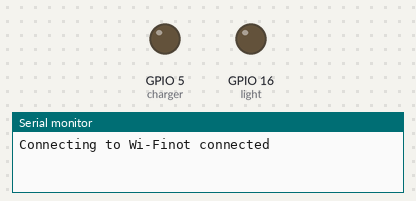
Recording of a sketch running on a simulated ESP8266 (NodeMCU). Shown: output pins drawn as LEDs (lit = HIGH), the last lines printed to the serial monitor. WiFi joins after 1.5 s; servers stay silent unless stated; the Firebase database answers and starts empty.

Above: at 0.1 s.
At 1.9 s:
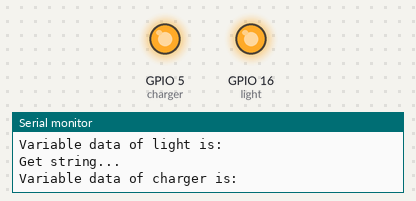
Timing chart, 0 to 3.4 s (numbered marks = the images above):
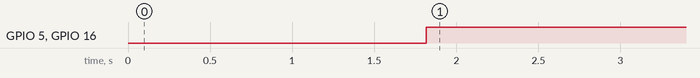

Measured:
- by itself, GPIO 5 (charger), GPIO 16 (light): LOW → HIGH at 1.8 s

The sketch:

relay_control_firebase.ino
```cpp
#include <FirebaseESP8266.h>  //https://github.com/mobizt/Firebase-ESP8266
#include <ESP8266WiFi.h>


#define FIREBASE_HOST "lightapp-e11f3-default-rtdb.asia-southeast1.firebasedatabase.app"
#define FIREBASE_AUTH "BKuQxVloB8xBqlTufC2TeHWHNqq5YeJI6rSFe5YX"
#define WIFI_SSID "Last Night Playerzzz"
#define WIFI_PASSWORD "BSFNR99666"

FirebaseData firebaseData;

FirebaseJson json;
int light = 16;
int charger = 5;

int updates;
int failedUpdates;
int pos;
int stringplace = 0;
//float my_longitude=0.0;
//float my_latitude=0.0;
//
//String timeUp;
//String nmea[15];
//String labels[12] {"Time: ", "Status: ", "Latitude: ", "Hemisphere: ", "Longitude: ", "Hemisphere: ", "Speed: ", "Track Angle: ", "Date: "};
void wifiConnect()
{
  WiFi.begin(WIFI_SSID, WIFI_PASSWORD);
  Serial.print("Connecting to Wi-Fi");
  while (WiFi.status() != WL_CONNECTED)
  {
    Serial.println("not connected");
    delay(300);
  }
  Serial.println();
  Serial.print("Connected with IP: ");
  Serial.println(WiFi.localIP());
  Serial.println();
}

void print_ok()
{
    Serial.println("------------------------------------");
    Serial.println("OK");
    Serial.println("PATH: " + firebaseData.dataPath());
    Serial.println("TYPE: " + firebaseData.dataType());
    Serial.println("ETag: " + firebaseData.ETag());
    Serial.println("------------------------------------");
    Serial.println();
}

void print_fail()
{
    Serial.println("------------------------------------");
    Serial.println("FAILED");
    Serial.println("REASON: " + firebaseData.errorReason());
    Serial.println("------------------------------------");
    Serial.println();
}

void firebaseReconnect()
{
  Serial.println("Trying to reconnect");
  Firebase.begin(FIREBASE_HOST, FIREBASE_AUTH);
}


void setup() {
  Serial.begin(9600);

  pinMode(light,OUTPUT);
  pinMode(charger,OUTPUT);

  wifiConnect();

  Serial.println("Connecting Firebase.....");
  Firebase.begin(FIREBASE_HOST, FIREBASE_AUTH);
  Firebase.reconnectWiFi(true);
  Serial.println("Firebase OK.");
}

void loop() {


   /* for (int i = 0; i < 9; i++) {
      Serial.print(labels[i]);
      Serial.print(nmea[i]);
      Serial.println("");
    }*/


//      my_latitude = 20.566;
//      my_longitude = 23.932;
//
//      if(Firebase.setFloat(firebaseData, "/GPS/f_Lat", my_latitude))
//      {
//       // print_ok();
//
//      }
//    else
//      {
//        print_fail();}
//    //-------------------------------------------------------------
//    if(Firebase.setFloat(firebaseData, "/GPS/f_Lon", my_longitude))
//      {
//        //print_ok();
//        }
//    else
//      {print_fail();}

    String l1;
    String l2;

     //Serial.println("L1 data is:");
     Serial.printf("Get string... %s\n", Firebase.getString(firebaseData, F("/light/isOn")) ? firebaseData.to<const char *>() : firebaseData.errorReason().c_str());
      l1 = firebaseData.to<const char *>();
      Serial.print("Variable data of light is:");
      Serial.println(l1);

     // Serial.println("L2 data is:");
     Serial.printf("Get string... %s\n", Firebase.getString(firebaseData, F("/charger/isOn")) ? firebaseData.to<const char *>() : firebaseData.errorReason().c_str());
      l2 = firebaseData.to<const char *>();
      Serial.print("Variable data of charger is:");
      Serial.println(l2);

      if(l1 == "1"){
        digitalWrite(light, LOW);
      }
      else
      {
        digitalWrite(light, HIGH);
      }

      if(l2 == "1"){
        digitalWrite(charger, LOW);
      }
      else
      {
        digitalWrite(charger, HIGH);
      }


delay(5000);
  }
```
